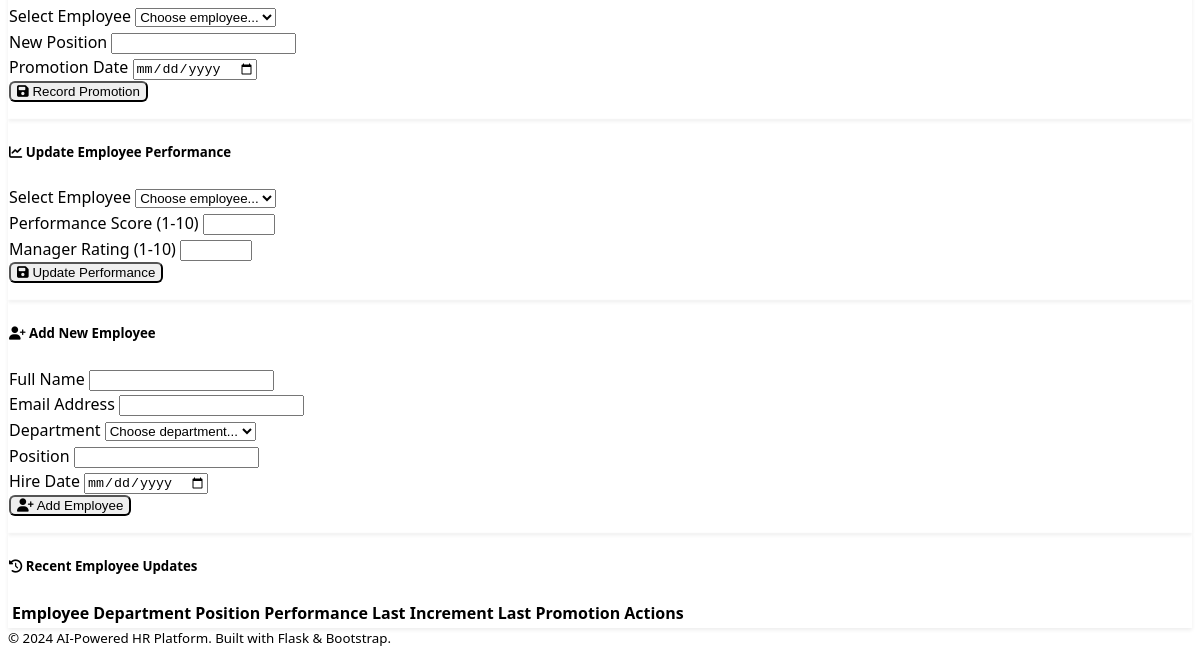
The app's page /hr-data-management (lower part), older data.
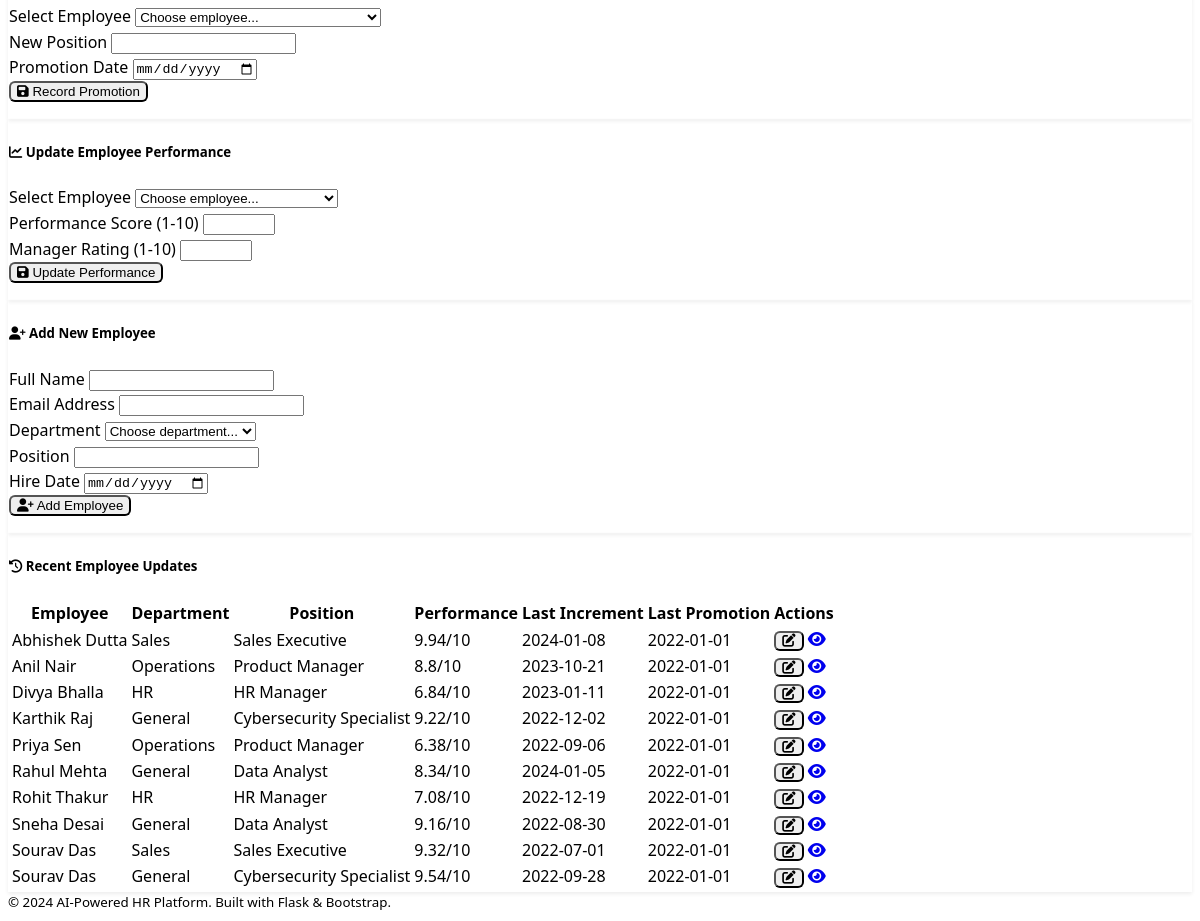
The same page, newer data.
### models.py (models this page shows)
class Employee(db.Model):
    id = db.Column(db.Integer, primary_key=True)
    name = db.Column(db.String(100), nullable=False)
    email = db.Column(db.String(120), unique=True, nullable=False)
    department = db.Column(db.String(50), nullable=False)
    position = db.Column(db.String(100), nullable=False)
    hire_date = db.Column(db.Date, nullable=False)
    performance_score = db.Column(db.Float, default=0.0)
    skills = db.Column(Text)  # JSON string of skills
    gender = db.Column(db.String(20))
    region = db.Column(db.String(50))
    age = db.Column(db.Integer)
    experience_years = db.Column(db.Integer)
    manager_rating = db.Column(db.Float)
    last_hike_date = db.Column(db.String(20))
    last_promotion_date = db.Column(db.String(20))
    skill_gaps = db.Column(db.String(500))
    created_at = db.Column(db.DateTime, default=datetime.utcnow)

### routes.py (the view, shortened to what this page needs)
@app.route('/hr-data-management', methods=['GET', 'POST'])
def hr_data_management():
    from datetime import datetime
    employees = Employee.query.order_by(Employee.name).all()
    departments = ['Engineering', 'Marketing', 'Sales', 'HR', 'Finance', 'Operations', 'Product']
    return render_template('hr_data_management.html',
                         employees=employees,
                         departments=departments)

### templates/hr_data_management.html (shortened to what the changed rows need)
{% extends "base.html" %}
{% block content %}
<div class="container-fluid">
    <div class="row">
        <div class="col-12">
            <div class="row mt-5">
                <div class="col-12">
                    <div class="card">
                        <div class="card-body">
                            <div class="table-responsive">
                                <table class="table table-striped">
                                    <thead>
                                        <tr>
                                            <th>Employee</th>
                                            <th>Department</th>
                                            <th>Position</th>
                                            <th>Performance</th>
                                            <th>Last Increment</th>
                                            <th>Last Promotion</th>
                                            <th>Actions</th>
                                        </tr>
                                    </thead>
                                    <tbody>
                                        {% for employee in employees %}
                                        <tr>
                                            <td>{{ employee.name }}</td>
                                            <td>{{ employee.department }}</td>
                                            <td>{{ employee.position }}</td>
                                            <td>
                                                <span class="badge bg-{% if (employee.performance_score or 7) >= 8 %}success{% elif (employee.performance_score or 7) >= 6 %}warning{% else %}danger{% endif %}">
                                                    {{ employee.performance_score or 7 }}/10
                                                </span>
                                            </td>
                                            <td>{{ employee.last_hike_date or 'No data' }}</td>
                                            <td>{{ employee.last_promotion_date or 'No data' }}</td>
                                            <td>
                                                <div class="btn-group btn-group-sm">
                                                    <button class="btn btn-outline-primary" onclick="editEmployee({{ employee.id }})">
                                                        <i class="fas fa-edit"></i>
                                                    </button>
                                                    <a href="{{ url_for('employee_profile', employee_id=employee.id) }}" class="btn btn-outline-info">
                                                        <i class="fas fa-eye"></i>
                                                    </a>
                                                </div>
                                            </td>
                                        </tr>
                                        {% endfor %}
                                    </tbody>
                                </table>
                            </div>
                        </div>
                    </div>
                </div>
            </div>
        </div>
    </div>
</div>
{% endblock %}

Row changes from the older to the newer data that the page shows:
added Employee: name "Abhishek Dutta", department "Sales", position "Sales Executive", performance_score "9.94", last_hike_date "2024-01-08", last_promotion_date "2022-01-01"
added Employee: name "Anil Nair", department "Operations", position "Product Manager", performance_score "8.8", last_hike_date "2023-10-21", last_promotion_date "2022-01-01"
added Employee: name "Divya Bhalla", department "HR", position "HR Manager", performance_score "6.84", last_hike_date "2023-01-11", last_promotion_date "2022-01-01"
added Employee: name "Karthik Raj", department "General", position "Cybersecurity Specialist", performance_score "9.22", last_hike_date "2022-12-02", last_promotion_date "2022-01-01"
added Employee: name "Priya Sen", department "Operations", position "Product Manager", performance_score "6.38", last_hike_date "2022-09-06", last_promotion_date "2022-01-01"
added Employee: name "Rahul Mehta", department "General", position "Data Analyst", performance_score "8.34", last_hike_date "2024-01-05", last_promotion_date "2022-01-01"
added Employee: name "Rohit Thakur", department "HR", position "HR Manager", performance_score "7.08", last_hike_date "2022-12-19", last_promotion_date "2022-01-01"
added Employee: name "Sneha Desai", department "General", position "Data Analyst", performance_score "9.16", last_hike_date "2022-08-30", last_promotion_date "2022-01-01"
added Employee: name "Sourav Das", department "Sales", position "Sales Executive", performance_score "9.32", last_hike_date "2022-07-01", last_promotion_date "2022-01-01"
added Employee: name "Sourav Das", department "General", position "Cybersecurity Specialist", performance_score "9.54", last_hike_date "2022-09-28", last_promotion_date "2022-01-01"
